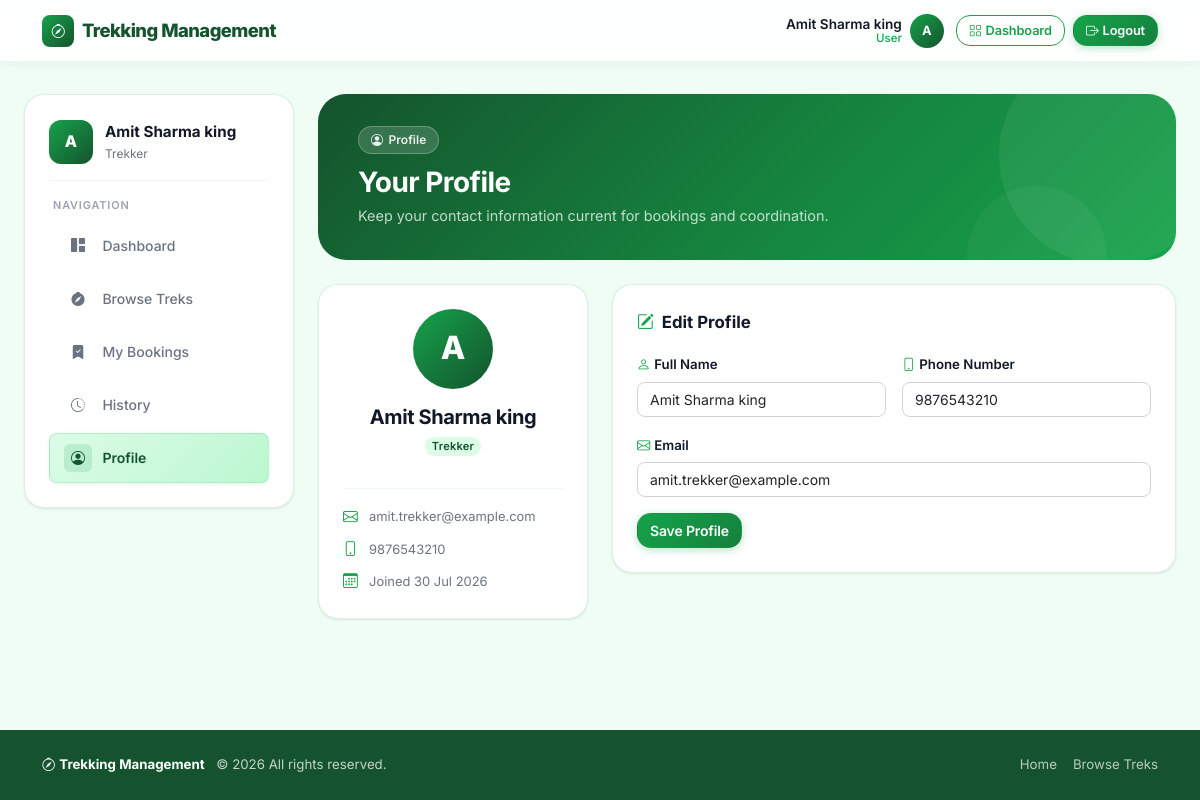
Page /trekker/profile (signed in) on the earlier database version.
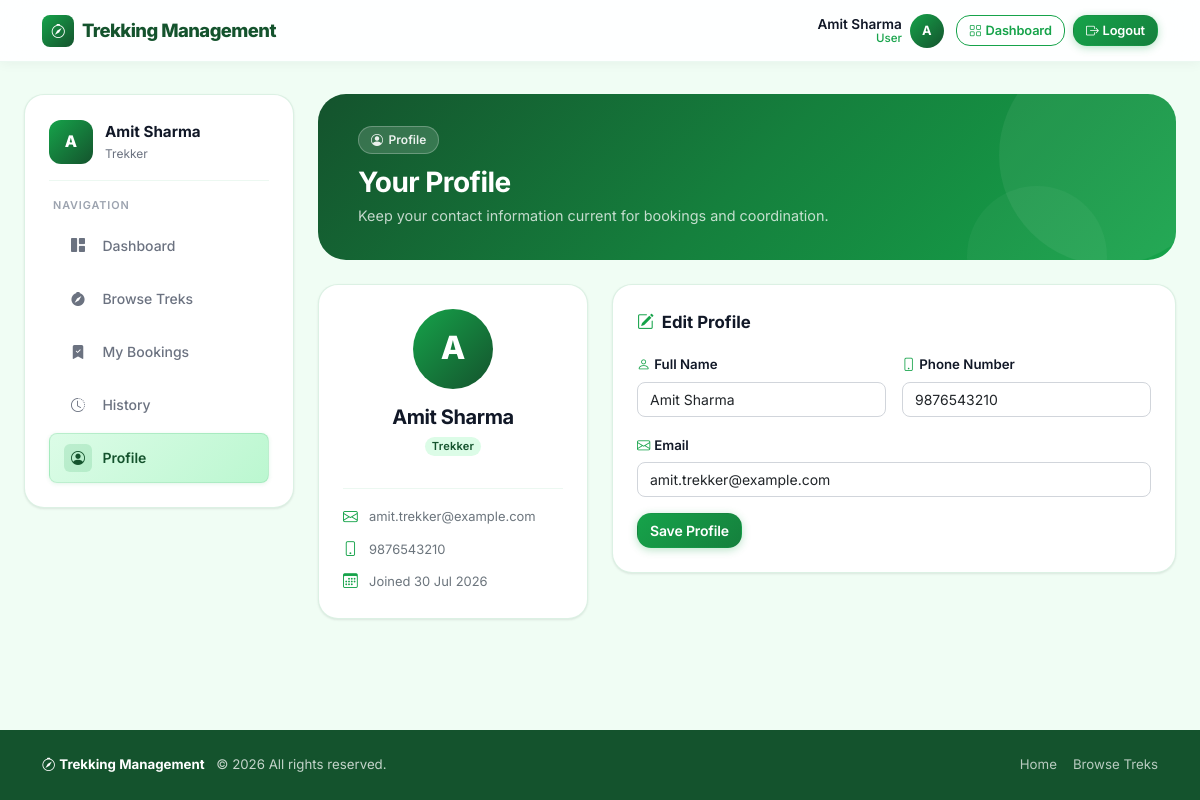
Same page on the later database version.
### trekking_app/models.py (models this page shows, shortened)
class User(UserMixin, db.Model):
    __tablename__ = "users"
    id = db.Column(db.Integer, primary_key=True)
    full_name = db.Column(db.String(120), nullable=False)
    email = db.Column(db.String(255), unique=True, nullable=False, index=True)
    phone = db.Column(db.String(20), nullable=False)
    password_hash = db.Column(db.String(255), nullable=False)
    role = db.Column(db.String(20), nullable=False, default="user")
    approval_status = db.Column(db.String(20), nullable=False, default="approved")
    is_account_active = db.Column(db.Boolean, nullable=False, default=True)
    is_blacklisted = db.Column(db.Boolean, nullable=False, default=False)
    created_at = db.Column(db.DateTime, nullable=False, default=datetime.utcnow)
    updated_at = db.Column(
        db.DateTime,
        nullable=False,
        default=datetime.utcnow,
        onupdate=datetime.utcnow,
    )
    assigned_treks = db.relationship(
        "Trek",
        back_populates="assigned_staff",
        foreign_keys="Trek.assigned_staff_id",
        lazy="selectin",
    )
    bookings = db.relationship("Booking", back_populates="user", lazy="selectin")
    @property
    def is_staff_member(self):
        return self.role == "staff"

### trekking_app/trekker/routes.py (the view, shortened to what this page needs)
@trekker_bp.route("/profile", methods=["GET", "POST"])
@role_required("user")
def profile():
    form = ProfileForm(original_user_id=current_user.id, obj=current_user)
    return render_template(
        "trekker/profile.html",
        current_section="profile",
        form=form,
    )

### trekking_app/trekker/forms.py (shortened to what this page needs)
class ProfileForm(FlaskForm):
    full_name = StringField("Full Name", validators=[DataRequired(), Length(min=3, max=120)])
    email = StringField("Email", validators=[DataRequired(), Email(), Length(max=255)])
    phone = StringField("Phone Number", validators=[DataRequired(), Length(min=10, max=20)])
    submit = SubmitField("Save Profile")
    def __init__(self, original_user_id=None, *args, **kwargs):
        super().__init__(*args, **kwargs)
        self.original_user_id = original_user_id

### trekking_app/auth/forms.py
class LogoutForm(FlaskForm):
    submit = SubmitField("Logout")

### trekking_app/__init__.py (called while the page is built)
@login_manager.user_loader
def load_user(user_id):
    return db.session.get(User, int(user_id))

### trekking_app/templates/trekker/profile.html (shortened to what this page needs)
{% extends "trekker/layout.html" %}
{% block trekker_content %}
<div class="page-header mb-4">
  <div style="position:relative;z-index:1;">
    <div class="page-header-tag"><i class="bi bi-person-circle"></i> Profile</div>
    <h2 class="h3 fw-bold mb-1">Your Profile</h2>
    <p class="page-header-subtitle mb-0">Keep your contact information current for bookings and coordination.</p>
  </div>
</div>
<div class="row g-4">
  <div class="col-lg-4">
    <div class="dashboard-card p-4 text-center">
      <div style="width:80px;height:80px;background:linear-gradient(135deg,var(--clr-primary),var(--clr-primary-darker));border-radius:50%;display:flex;align-items:center;justify-content:center;color:#fff;font-size:2rem;font-weight:800;margin:0 auto 1rem;">
        {{ current_user.full_name[0].upper() }}
      </div>
      <h4 class="h5 fw-bold mb-1">{{ current_user.full_name }}</h4>
      <span class="badge status-open rounded-pill mb-3">Trekker</span>
      <div class="sidebar-divider"></div>
      <div class="text-start">
        <div class="d-flex align-items-center gap-2 mb-2">
          <i class="bi bi-envelope" style="color:var(--clr-primary);width:18px;"></i>
          <span class="small text-secondary">{{ current_user.email }}</span>
        </div>
        <div class="d-flex align-items-center gap-2 mb-2">
          <i class="bi bi-phone" style="color:var(--clr-primary);width:18px;"></i>
          <span class="small text-secondary">{{ current_user.phone }}</span>
        </div>
        <div class="d-flex align-items-center gap-2">
          <i class="bi bi-calendar3" style="color:var(--clr-primary);width:18px;"></i>
          <span class="small text-secondary">Joined {{ current_user.created_at.strftime('%d %b %Y') if current_user.created_at else 'N/A' }}</span>
        </div>
      </div>
    </div>
  </div>
  <div class="col-lg-8">
    <div class="dashboard-card p-4">
      <div class="section-title"><i class="bi bi-pencil-square"></i> Edit Profile</div>
      <form method="post" novalidate>
        <div class="row g-3">
          <div class="col-md-6">
            <label class="form-label" for="{{ form.full_name.id }}">
              <i class="bi bi-person me-1" style="color:var(--clr-primary);"></i>{{ form.full_name.label.text }}
            </label>
            {{ form.full_name(class="form-control" + (" is-invalid" if form.full_name.errors else ""), placeholder="Enter full name") }}
          </div>
          <div class="col-md-6">
            <label class="form-label" for="{{ form.phone.id }}">
              <i class="bi bi-phone me-1" style="color:var(--clr-primary);"></i>{{ form.phone.label.text }}
            </label>
            {{ form.phone(class="form-control" + (" is-invalid" if form.phone.errors else ""), placeholder="Enter phone number") }}
          </div>
          <div class="col-12">
            <label class="form-label" for="{{ form.email.id }}">
              <i class="bi bi-envelope me-1" style="color:var(--clr-primary);"></i>{{ form.email.label.text }}
            </label>
            {{ form.email(class="form-control" + (" is-invalid" if form.email.errors else ""), placeholder="Enter email address") }}
          </div>
          <div class="col-12">
            {{ form.submit(class="btn btn-success") }}
          </div>
        </div>
      </form>
    </div>
  </div>
</div>
{% endblock %}

### trekking_app/templates/trekker/layout.html
{% extends "base.html" %}
{% block content %}
<div class="row g-4">
  <div class="col-xl-3 col-lg-4">
    <aside class="sidebar">
      <div class="sidebar-brand">
        <div class="sidebar-avatar">{{ current_user.full_name[0].upper() }}</div>
        <div>
          <div class="sidebar-name">{{ current_user.full_name }}</div>
          <div class="sidebar-subtitle">Trekker</div>
        </div>
      </div>
      <div class="sidebar-divider"></div>
      <div class="sidebar-label">Navigation</div>
      <nav class="d-grid gap-1">
        <a class="nav-item-link {% if current_section == 'dashboard' %}active{% endif %}" href="{{ url_for('trekker.dashboard') }}">
          <span class="nav-icon"><i class="bi bi-grid-1x2-fill"></i></span> Dashboard
        </a>
        <a class="nav-item-link {% if current_section == 'browse' %}active{% endif %}" href="{{ url_for('trekker.browse_treks') }}">
          <span class="nav-icon"><i class="bi bi-compass-fill"></i></span> Browse Treks
        </a>
        <a class="nav-item-link {% if current_section == 'bookings' %}active{% endif %}" href="{{ url_for('trekker.my_bookings') }}">
          <span class="nav-icon"><i class="bi bi-bookmark-check-fill"></i></span> My Bookings
        </a>
        <a class="nav-item-link {% if current_section == 'history' %}active{% endif %}" href="{{ url_for('trekker.history') }}">
          <span class="nav-icon"><i class="bi bi-clock-history"></i></span> History
        </a>
        <a class="nav-item-link {% if current_section == 'profile' %}active{% endif %}" href="{{ url_for('trekker.profile') }}">
          <span class="nav-icon"><i class="bi bi-person-circle"></i></span> Profile
        </a>
      </nav>
    </aside>
  </div>
  <div class="col-xl-9 col-lg-8">
    {% block trekker_content %}{% endblock %}
  </div>
</div>
{% endblock %}

### trekking_app/templates/base.html (shortened to what this page needs)
<!DOCTYPE html>
<html lang="en">
<head>
  <link rel="stylesheet" href="https://cdn.jsdelivr.net/npm/bootstrap@5.3.2/dist/css/bootstrap.min.css">
  <link rel="stylesheet" href="https://cdn.jsdelivr.net/npm/bootstrap-icons@1.11.3/font/bootstrap-icons.min.css">
  <link rel="stylesheet" href="{{ url_for('static', filename='css/app.css') }}">
</head>
<body>
<nav class="navbar navbar-expand-md">
  <div class="container-xl">
    <a class="navbar-brand" href="{{ url_for('main.home') }}">
      <span class="brand-icon"><i class="bi bi-compass"></i></span>
      Trekking Management
    </a>
    <div class="collapse navbar-collapse" id="mainNav">
      <div class="ms-auto d-flex align-items-center gap-2">
        {% if current_user.is_authenticated %}
          <div class="d-none d-md-flex align-items-center gap-2 me-1">
            <div class="navbar-user-info">
              <div class="user-name">{{ current_user.full_name }}</div>
              <div class="user-role">{{ current_user.role | title }}</div>
            </div>
            <div class="navbar-avatar">{{ current_user.full_name[0].upper() }}</div>
          </div>
          {% if current_user.role == 'admin' %}
            <a class="btn btn-outline-success btn-sm" href="{{ url_for('admin.dashboard') }}">
              <i class="bi bi-speedometer2 me-1"></i>Dashboard
            </a>
          {% elif current_user.role == 'staff' %}
            <a class="btn btn-outline-success btn-sm" href="{{ url_for('staff.dashboard') }}">
              <i class="bi bi-grid me-1"></i>Dashboard
            </a>
          {% else %}
            <a class="btn btn-outline-success btn-sm" href="{{ url_for('trekker.dashboard') }}">
              <i class="bi bi-grid me-1"></i>Dashboard
            </a>
          {% endif %}
          <form method="post" action="{{ url_for('auth.logout') }}" class="d-inline m-0">
            <button type="submit" class="btn btn-success btn-sm">
              <i class="bi bi-box-arrow-right me-1"></i>Logout
            </button>
          </form>
        {% else %}
          <a class="btn btn-outline-success btn-sm" href="{{ url_for('auth.login') }}">Login</a>
          <a class="btn btn-success btn-sm" href="{{ url_for('auth.register') }}">
            <i class="bi bi-person-plus me-1"></i>Register
          </a>
        {% endif %}
      </div>
    </div>
  </div>
</nav>
<main>
  <div class="content-wrapper">
    {% block content %}{% endblock %}
  </div>
</main>
<footer class="site-footer">
  <div class="container-xl">
    <div class="d-flex flex-column flex-md-row align-items-center justify-content-between gap-3">
      <div>
        <span class="footer-brand"><i class="bi bi-compass me-1"></i>Trekking Management</span>
        <span class="ms-2">© {{ current_year }} All rights reserved.</span>
      </div>
      <div class="d-flex gap-3">
        <a href="{{ url_for('main.home') }}">Home</a>
        {% if current_user.is_authenticated %}
          {% if current_user.role == 'admin' %}
            <a href="{{ url_for('admin.dashboard') }}">Admin Portal</a>
          {% elif current_user.role == 'staff' %}
            <a href="{{ url_for('staff.dashboard') }}">Staff Portal</a>
          {% else %}
            <a href="{{ url_for('trekker.browse_treks') }}">Browse Treks</a>
          {% endif %}
        {% else %}
          <a href="{{ url_for('auth.login') }}">Login</a>
          <a href="{{ url_for('auth.register') }}">Register</a>
        {% endif %}
      </div>
    </div>
  </div>
</footer>
</body>
</html>

Differences in the rows shown:
changed User "amit.trekker@example.com": full_name "Amit Sharma king" → "Amit Sharma"
